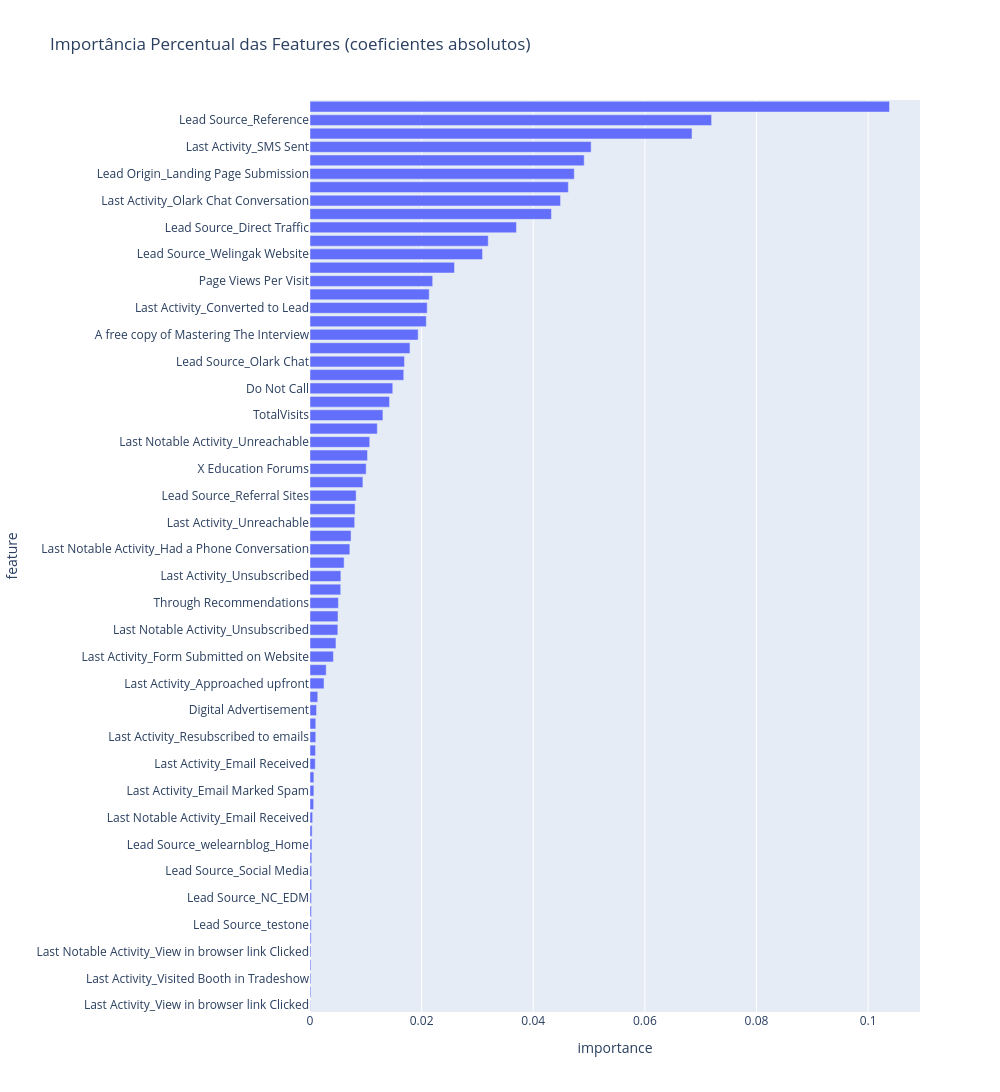

The notebook cell saved with this chart:
### Code cell
fig = px.bar(
  df_features,
  x='importance',
  y='feature',
  orientation='h',
  title="Importância Percentual das Features (coeficientes absolutos)"
)

fig.update_layout(height=1280, width=1000)
fig.show()

### Figure 1 — Plotly figure (JSON) as saved in the notebook; plotly's stock layout.template omitted (floating-point values rounded to 4 significant figures)
{"data": [{"hovertemplate": "importance=%{x}<br>feature=%{y}<extra></extra>", "legendgroup": "", "marker": {"color": "#636efa", "pattern": {"shape": ""}}, "name": "", "orientation": "h", "showlegend": false, "textposition": "auto", "type": "bar", "x": [6.066e-05, 0.0001636, 0.0001649, 0.0001733, 0.000174, 0.0002136, 0.0002293, 0.0002552, 0.0002748, 0.0002978, 0.0003018, 0.0003268, 0.0003507, 0.000387, 0.0004715, 0.0006531, 0.0006944, 0.0006944, 0.0009421, 0.0009911, 0.001035, 0.001035, 0.001174, 0.001389, 0.002516, 0.002905, 0.004196, 0.00465, 0.004987, 0.005014, 0.00509, 0.005507, 0.00553, 0.006113, 0.007138, 0.007357, 0.008006, 0.008075, 0.008266, 0.00948, 0.01007, 0.01031, 0.0107, 0.01206, 0.01307, 0.01425, 0.01483, 0.0168, 0.01693, 0.01791, 0.01938, 0.02083, 0.021, 0.02136, 0.02198, 0.02589, 0.03092, 0.03194, 0.03699, 0.04326, 0.04489, 0.04629, 0.04735, 0.04913, 0.05037, 0.06845, 0.07195, 0.1038], "xaxis": "x", "y": ["Last Activity_View in browser link Clicked", "Last Notable Activity_Form Submitted on Website", "Last Activity_Visited Booth in Tradeshow", "Lead Source_youtubechannel", "Last Notable Activity_View in browser link Clicked", "Lead Source_Live Chat", "Lead Source_testone", "Lead Source_Pay per Click Ads", "Lead Source_NC_EDM", "Lead Source_WeLearn", "Lead Source_Social Media", "Lead Source_Click2call", "Lead Source_welearnblog_Home", "Last Notable Activity_Approached upfront", "Last Notable Activity_Email Received", "Lead Source_blog", "Last Activity_Email Marked Spam", "Last Notable Activity_Email Marked Spam", "Last Activity_Email Received", "Lead Source_bing", "Last Activity_Resubscribed to emails", "Last Notable Activity_Resubscribed to emails", "Digital Advertisement", "Last Notable Activity_Email Link Clicked", "Last Activity_Approached upfront", "Search", "Last Activity_Form Submitted on Website", "Last Notable Activity_Email Bounced", "Last Notable Activity_Unsubscribed", "Last Activity_Email Link Clicked", "Through Recommendations", "Last Notable Activity_Page Visited on Website", "Last Activity_Unsubscribed", "Newspaper Article", "Last Notable Activity_Had a Phone Conversation", "Lead Origin_Lead Import", "Last Activity_Unreachable", "Lead Source_Facebook", "Lead Source_Referral Sites", "Newspaper", "X Education Forums", "Last Activity_Had a Phone Conversation", "Last Notable Activity_Unreachable", "Last Activity_Page Visited on Website", "TotalVisits", "Last Notable Activity_Email Opened", "Do Not Call", "Last Notable Activity_Olark Chat Conversation", "Lead Source_Olark Chat", "Last Activity_Email Bounced", "A free copy of Mastering The Interview", "Last Activity_Email Opened", "Last Activity_Converted to Lead", "Lead Source_Google", "Page Views Per Visit", "Lead Source_Organic Search", "Lead Source_Welingak Website", "Do Not Email", "Lead Source_Direct Traffic", "Last Notable Activity_Modified", "Last Activity_Olark Chat Conversation", "Last Notable Activity_SMS Sent", "Lead Origin_Landing Page Submission", "Lead Origin_API", "Last Activity_SMS Sent", "Total Time Spent on Website", "Lead Source_Reference", "Lead Origin_Lead Add Form"], "yaxis": "y"}], "layout": {"barmode": "relative", "height": 1280, "legend": {"tracegroupgap": 0}, "title": {"text": "Importância Percentual das Features (coeficientes absolutos)"}, "width": 1000, "xaxis": {"anchor": "y", "domain": [0, 1], "title": {"text": "importance"}}, "yaxis": {"anchor": "x", "domain": [0, 1], "title": {"text": "feature"}}}}
